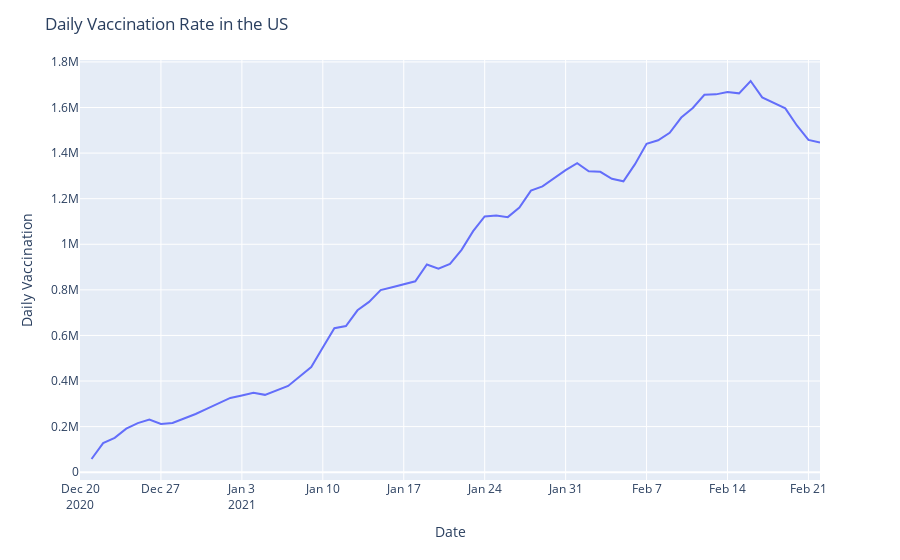

Write notebook code for a chart like this one.
### Markdown cell above
### Data Visualization

### Code cell
#Daily vaccination rate in the US
px.line(df[df['country']=='United States'],x='date',y='daily_vaccinations').update_layout(title = 'Daily Vaccination Rate in the US',xaxis_title='Date',yaxis_title='Daily Vaccination' )

### Figure 1 — Plotly figure (JSON) as saved in the notebook; plotly's stock layout.template omitted (floating-point values rounded to 4 significant figures)
{"data": [{"hovertemplate": "date=%{x}<br>daily_vaccinations=%{y}<extra></extra>", "legendgroup": "", "line": {"color": "#636efa", "dash": "solid"}, "mode": "lines", "name": "", "orientation": "v", "showlegend": false, "type": "scatter", "x": ["2020-12-20", "2020-12-21", "2020-12-22", "2020-12-23", "2020-12-24", "2020-12-25", "2020-12-26", "2020-12-27", "2020-12-28", "2020-12-29", "2020-12-30", "2020-12-31", "2021-01-01", "2021-01-02", "2021-01-03", "2021-01-04", "2021-01-05", "2021-01-06", "2021-01-07", "2021-01-08", "2021-01-09", "2021-01-10", "2021-01-11", "2021-01-12", "2021-01-13", "2021-01-14", "2021-01-15", "2021-01-16", "2021-01-17", "2021-01-18", "2021-01-19", "2021-01-20", "2021-01-21", "2021-01-22", "2021-01-23", "2021-01-24", "2021-01-25", "2021-01-26", "2021-01-27", "2021-01-28", "2021-01-29", "2021-01-30", "2021-01-31", "2021-02-01", "2021-02-02", "2021-02-03", "2021-02-04", "2021-02-05", "2021-02-06", "2021-02-07", "2021-02-08", "2021-02-09", "2021-02-10", "2021-02-11", "2021-02-12", "2021-02-13", "2021-02-14", "2021-02-15", "2021-02-16", "2021-02-17", "2021-02-18", "2021-02-19", "2021-02-20", "2021-02-21", "2021-02-22"], "xaxis": "x", "y": [null, 57909, 127432, 150606, 191001, 215238, 231396, 211379, 216147, 235685, 255223, 278776, 302329, 325882, 336949, 348017, 339372, 358887, 378253, 419933, 461263, 546636, 632009, 641524, 710238, 747082, 798707, 811670, 824632, 837595, 911493, 892403, 913912, 975540, 1057387, 1122182, 1126251, 1119058, 1161050, 1235330, 1253815, 1291416, 1324949, 1355451, 1319981, 1317946, 1287147, 1276364, 1351437, 1441091, 1456459, 1489333, 1555959, 1598080, 1655907, 1657703, 1667631, 1662106, 1716311, 1644551, 1621071, 1596355, 1521088, 1458040, 1446445], "yaxis": "y"}], "layout": {"legend": {"tracegroupgap": 0}, "margin": {"t": 60}, "title": {"text": "Daily Vaccination Rate in the US"}, "xaxis": {"anchor": "y", "domain": [0, 1], "title": {"text": "Date"}}, "yaxis": {"anchor": "x", "domain": [0, 1], "title": {"text": "Daily Vaccination"}}}}
